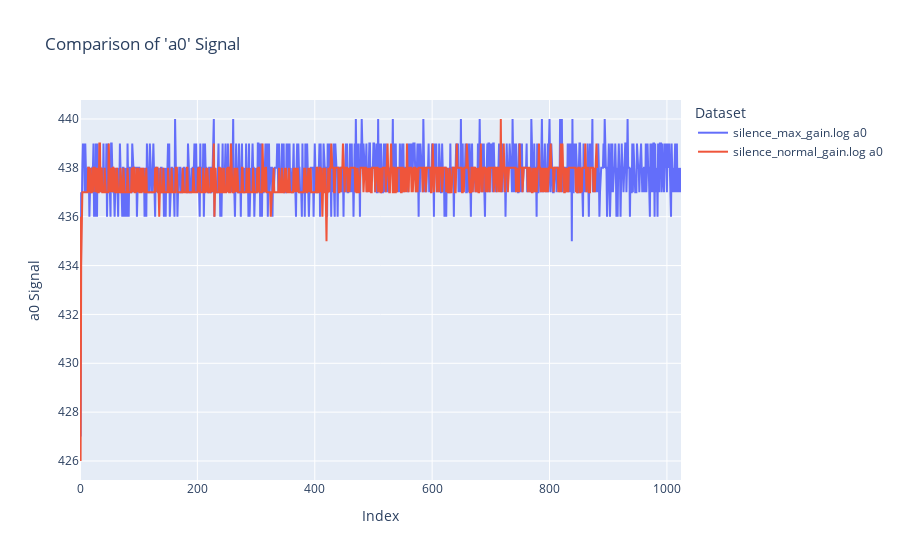
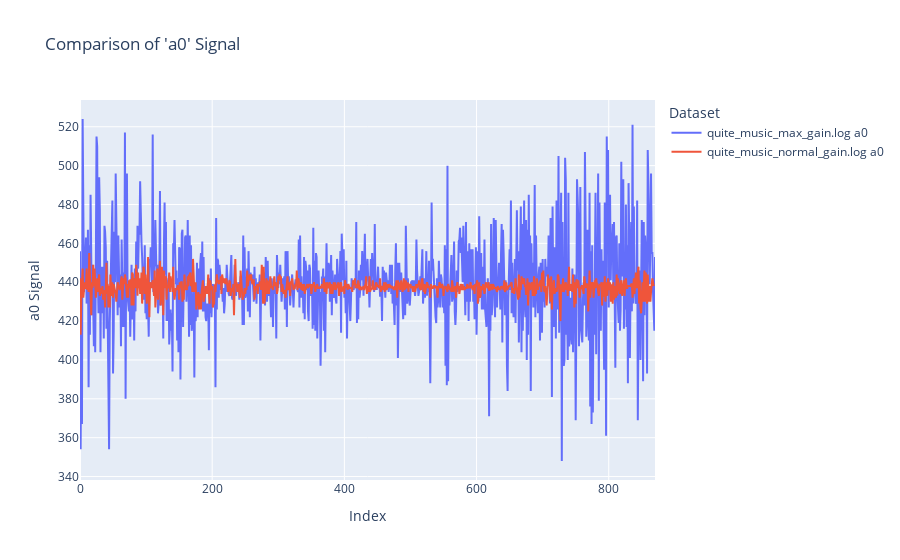

Write notebook code for charts like these, in order.
### Code cell
def visualize_pair(filename1, filename2, column_name):
    df1 = all_df[filename1]
    df2 = all_df[filename2]
    
    fig = go.Figure()
    
    # Add trace for first file
    fig.add_trace(go.Scatter(x=df1.index, y=df1[column_name], mode='lines', name=f'{filename1} {column_name}'))
    
    # Add trace for second file
    fig.add_trace(go.Scatter(x=df2.index, y=df2[column_name], mode='lines', name=f'{filename2} {column_name}'))
    
    # Update layout
    fig.update_layout(
        title=f"Comparison of '{column_name}' Signal",
        xaxis_title="Index",
        yaxis_title=f"{column_name} Signal",
        legend_title="Dataset"
    )
    
    return fig

visualize_pair("silence_max_gain.log", "silence_normal_gain.log", "a0").show()
visualize_pair("quite_music_max_gain.log", "quite_music_normal_gain.log", "a0").show()

### Figure 1 — Plotly figure (JSON) as saved in the notebook; plotly's stock layout.template omitted (floating-point values rounded to 4 significant figures; data arrays with more than 128 entries replaced by an {"elided": "..."} marker saying what was removed)
{"data": [{"mode": "lines", "name": "silence_max_gain.log a0", "type": "scatter", "x": {"elided": "1025 int values"}, "y": {"elided": "1025 float values"}}, {"mode": "lines", "name": "silence_normal_gain.log a0", "type": "scatter", "x": {"elided": "882 int values"}, "y": {"elided": "882 float values"}}], "layout": {"legend": {"title": {"text": "Dataset"}}, "title": {"text": "Comparison of 'a0' Signal"}, "xaxis": {"title": {"text": "Index"}}, "yaxis": {"title": {"text": "a0 Signal"}}}}

### Figure 2 — Plotly figure (JSON) as saved in the notebook; plotly's stock layout.template omitted (floating-point values rounded to 4 significant figures; data arrays with more than 128 entries replaced by an {"elided": "..."} marker saying what was removed)
{"data": [{"mode": "lines", "name": "quite_music_max_gain.log a0", "type": "scatter", "x": {"elided": "871 int values"}, "y": {"elided": "871 float values"}}, {"mode": "lines", "name": "quite_music_normal_gain.log a0", "type": "scatter", "x": {"elided": "869 int values"}, "y": {"elided": "869 float values"}}], "layout": {"legend": {"title": {"text": "Dataset"}}, "title": {"text": "Comparison of 'a0' Signal"}, "xaxis": {"title": {"text": "Index"}}, "yaxis": {"title": {"text": "a0 Signal"}}}}
